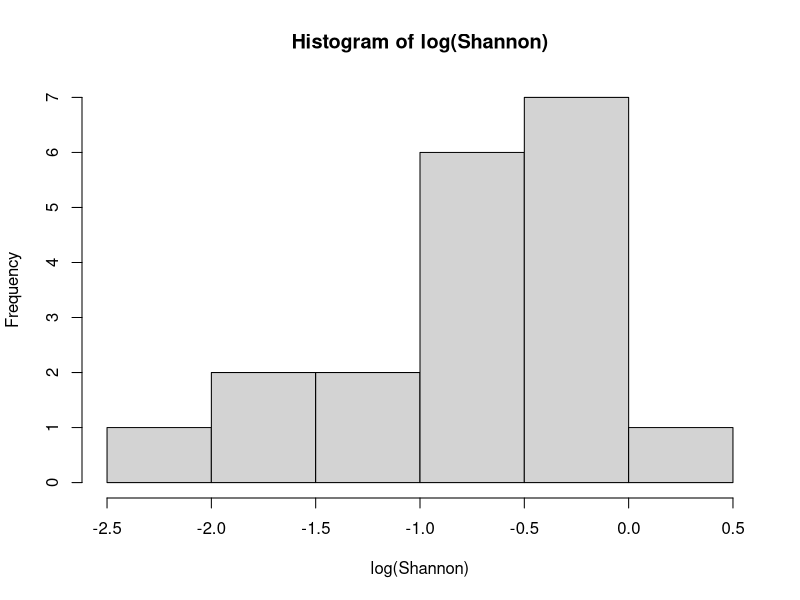
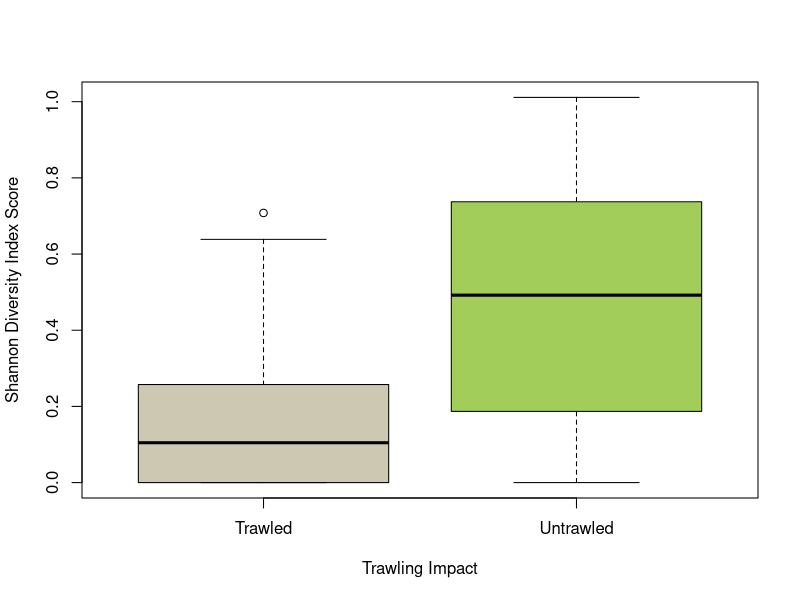
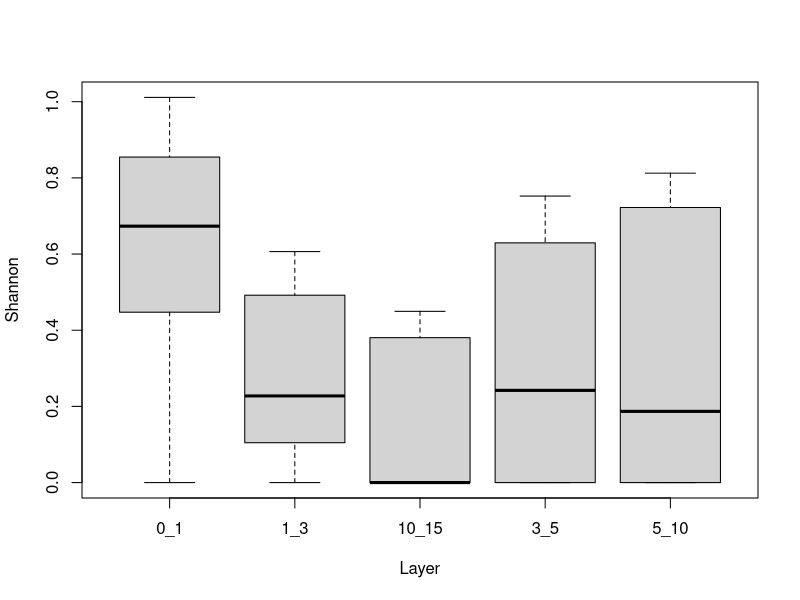
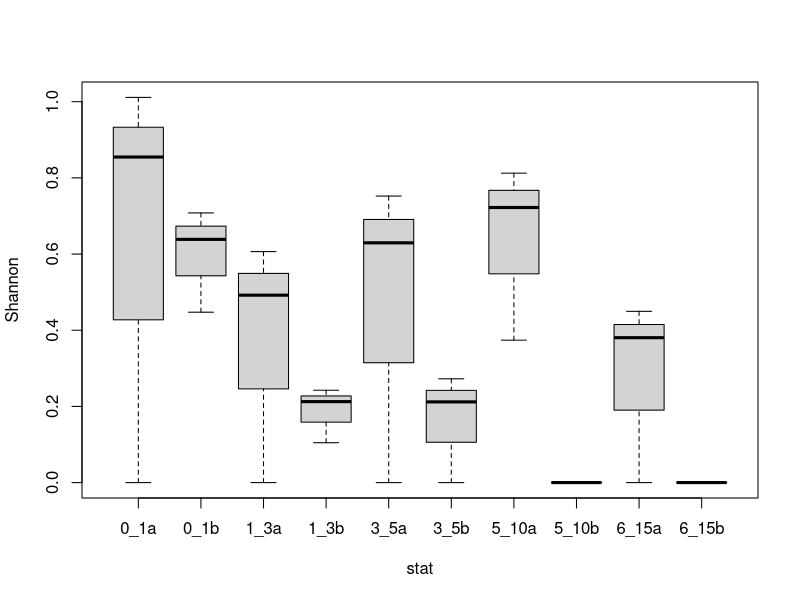
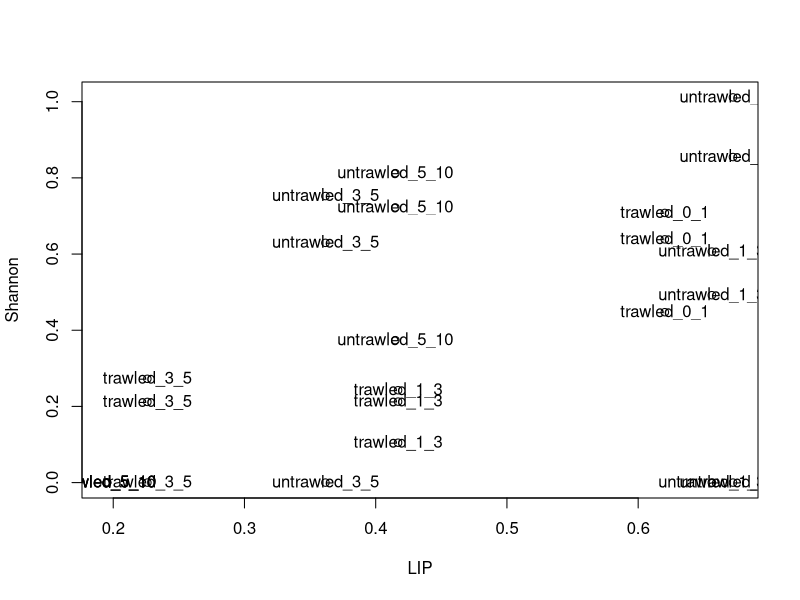
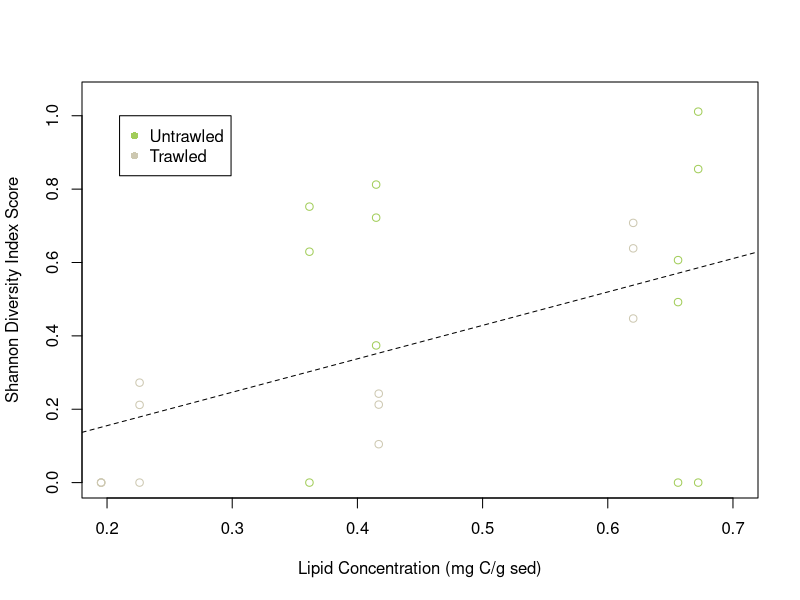

Source code (R) for these figures, in order: (Note: this script raises an error after producing the figures.)
library(ggplot2)
library(vegan)


#Minimum adequate models - all sediment layer depths but no organic matter - significant relationship between diversity scores and trawling impact
meiofauna_diversity<-read.table("meiofauna_diversity.txt", header=T)
meiofauna_diversity
attach(meiofauna_diversity)
names(meiofauna_diversity)
hist(log(Shannon))

logshannon<-log(Shannon)

Shannon_model<-lm(Shannon~Human_Impact*Layer)
Shannon_model
summary(Shannon_model)
Shannon_model2<-update(Shannon_model,~.-Human_Impact:Layer)
summary(Shannon_model2)
anova(Shannon_model,Shannon_model2)
Shannon_model3<-update(Shannon_model2,~.-Layer)
summary(Shannon_model3)
anova(Shannon_model2,Shannon_model3)
Shannon_model4<-update(Shannon_model2,~.-Human_Impact)
summary(Shannon_model4)
anova(Shannon_model2,Shannon_model4)
anova(Shannon_model,Shannon_model3)

boxplot(Shannon~Human_Impact, col=c("cornsilk3","darkolivegreen3"), xlab="Trawling Impact", ylab="Shannon Diversity Index Score")
boxplot(Shannon~Layer)

boxplot(Shannon~stat)

#data that excludes sediment layers 10-15cm due to lack of organic matter data
shannon_OMdiversity<-read.table("meiofauna_diversity_OM.txt", header=T)
shannon_OMdiversity
attach(shannon_OMdiversity)
names(shannon_OMdiversity)


#Minimum adequate model - significant relationship between lipid concentration and meiofauna diversity
ShannonOM_model1<-lm(Shannon~Human_Impact*Layer*PRT*CHO*LIP)
summary(ShannonOM_model1)
ShannonOM_model2<-update(ShannonOM_model1,.~.-Human_Impact:Layer:PRT:CHO:LIP)
summary(ShannonOM_model2)
anova(ShannonOM_model1,ShannonOM_model2)
ShannonOM_model3<-update(ShannonOM_model2,.~.-Layer:PRT:CHO:LIP)
summary(ShannonOM_model3)
anova(ShannonOM_model2,ShannonOM_model3)
ShannonOM_model4<-update(ShannonOM_model3,.~.-Human_Impact:PRT:CHO:LIP)
summary(ShannonOM_model4)
anova(ShannonOM_model3,ShannonOM_model4)
ShannonOM_model5<-update(ShannonOM_model4,.~.-Human_Impact:Layer:CHO:LIP)
summary(ShannonOM_model5)
anova(ShannonOM_model4,ShannonOM_model5)
ShannonOM_model6<-update(ShannonOM_model5,.~.-Human_Impact:Layer:PRT:LIP)
summary(ShannonOM_model6)
anova(ShannonOM_model5,ShannonOM_model6)
ShannonOM_model7<-update(ShannonOM_model6,.~.-Human_Impact:Layer:PRT:CHO)
summary(ShannonOM_model7)
anova(ShannonOM_model6,ShannonOM_model7)
ShannonOM_model8<-update(ShannonOM_model7,.~.-PRT:CHO:LIP)
summary(ShannonOM_model8)
anova(ShannonOM_model7,ShannonOM_model8)
ShannonOM_model9<-update(ShannonOM_model8,.~.-Layer:CHO:LIP)
summary(ShannonOM_model9)
anova(ShannonOM_model8,ShannonOM_model9)
ShannonOM_model10<-update(ShannonOM_model9,.~.-Human_Impact:CHO:LIP)
summary(ShannonOM_model10)
anova(ShannonOM_model9,ShannonOM_model10)
ShannonOM_model11<-update(ShannonOM_model10,.~.-Layer:PRT:LIP)
summary(ShannonOM_model11)
anova(ShannonOM_model10,ShannonOM_model11)
ShannonOM_model12<-update(ShannonOM_model11,.~.-Human_Impact:PRT:LIP)
summary(ShannonOM_model12)
anova(ShannonOM_model11,ShannonOM_model12)
ShannonOM_model13<-update(ShannonOM_model12,.~.-Human_Impact:Layer:LIP)
summary(ShannonOM_model13)
anova(ShannonOM_model12,ShannonOM_model13)
ShannonOM_model14<-update(ShannonOM_model13,.~.-Layer:PRT:CHO)
summary(ShannonOM_model14)
anova(ShannonOM_model13,ShannonOM_model14)
ShannonOM_model15<-update(ShannonOM_model14,.~.-Human_Impact:PRT:CHO)
summary(ShannonOM_model15)
anova(ShannonOM_model14,ShannonOM_model15)
ShannonOM_model16<-update(ShannonOM_model15,.~.-Human_Impact:Layer:CHO)
summary(ShannonOM_model16)
anova(ShannonOM_model15,ShannonOM_model16)
ShannonOM_model17<-update(ShannonOM_model16,.~.-Human_Impact:Layer:PRT)
summary(ShannonOM_model17)
anova(ShannonOM_model16,ShannonOM_model17)
ShannonOM_model18<-update(ShannonOM_model17,.~.-CHO:LIP)
summary(ShannonOM_model18)
anova(ShannonOM_model17,ShannonOM_model18)
ShannonOM_model19<-update(ShannonOM_model18,.~.-LIP:PRT)
summary(ShannonOM_model19)
anova(ShannonOM_model18,ShannonOM_model19)
ShannonOM_model20<-update(ShannonOM_model19,.~.-Layer:LIP)
summary(ShannonOM_model20)
anova(ShannonOM_model19,ShannonOM_model20)
ShannonOM_model21<-update(ShannonOM_model20,.~.-Human_Impact:LIP)
summary(ShannonOM_model21)
anova(ShannonOM_model20,ShannonOM_model21)
ShannonOM_model22<-update(ShannonOM_model21,.~.-PRT:CHO)
summary(ShannonOM_model22)
anova(ShannonOM_model21,ShannonOM_model22)
ShannonOM_model23<-update(ShannonOM_model22,.~.-Layer:CHO)
summary(ShannonOM_model23)
anova(ShannonOM_model22,ShannonOM_model23)
ShannonOM_model24<-update(ShannonOM_model23,.~.-Human_Impact:CHO)
summary(ShannonOM_model24)
anova(ShannonOM_model23,ShannonOM_model24)
ShannonOM_model25<-update(ShannonOM_model24,.~.-Layer:PRT)
summary(ShannonOM_model25)
anova(ShannonOM_model24,ShannonOM_model25)
ShannonOM_model26<-update(ShannonOM_model25,.~.-Human_Impact:PRT)
summary(ShannonOM_model26)
anova(ShannonOM_model25,ShannonOM_model26)
ShannonOM_model27<-update(ShannonOM_model26,.~.-Human_Impact:Layer)
summary(ShannonOM_model27)
anova(ShannonOM_model26,ShannonOM_model27)
ShannonOM_model28<-update(ShannonOM_model27,.~.-PRT)
summary(ShannonOM_model28)
anova(ShannonOM_model27,ShannonOM_model28)
ShannonOM_model29<-update(ShannonOM_model28,.~.-Layer)
summary(ShannonOM_model29)
anova(ShannonOM_model28,ShannonOM_model29)
ShannonOM_model30<-update(ShannonOM_model29,.~.-CHO)
summary(ShannonOM_model30)
anova(ShannonOM_model29,ShannonOM_model30)
ShannonOM_model31<-update(ShannonOM_model30,.~.-Human_Impact)
summary(ShannonOM_model31)
anova(ShannonOM_model30,ShannonOM_model31)
anova(ShannonOM_model1,ShannonOM_model31)

plot(Shannon~LIP)
text(Shannon~LIP, labels=shannon_OMdiversity$sample_site)


LIP_plot_data<-read.table("meiofauna_diversity_OM_no10_15.txt", header=TRUE)
attach(LIP_plot_data)
names(LIP_plot_data)

plot(Shannon~LIP, ylim=c(0,1.05),xlim=c(0.2,0.7),col=LIP_plot_data$Colour, xlab="Lipid Concentration (mg C/g sed)", ylab="Shannon Diversity Index Score")
abline(ShannonOM_model31, lty=2)
legend(0.21,1, legend=c("Untrawled", "Trawled"), col=c("darkolivegreen3","cornsilk3"), pch=16, cex=1)
arrows(LIP, Shannon-Lower, LIP,Shannon+Upper, length=0.05, angle=90, code=3)
points(Shannon~LIP, ylim=c(0,1.05),col=LIP_plot_data$Colour, pch=16, cex=1.5)



#nMDS plots
MDS_plot<-read.table("meiofaunaMDS.txt", header=T)
OTU_MDS<-MDS_plot[4:8]
OTU_MDS.mds <- metaMDS(comm = OTU_MDS, k=3,distance = "bray", trace = FALSE, autotransform = FALSE)
MDS_xy <- data.frame(OTU_MDS.mds$points)
MDS_xy$Condition <- MDS_plot$Human_Impact
MDS_xy$Layer <- MDS_plot$Layer
MDS_xy$Impact <- MDS_plot$Human_Impact
MDS_xy$Color <- MDS_plot$Color
plot(OTU_MDS.mds$points) 
plot(OTU_MDS.mds$points, col=c("cornsilk3","darkolivegreen3")[MDS_plot$Human_Impact],pch=c(16,17)[as.integer(MDS_plot$Human_Impact)],main="",cex=2.5,xlab="",ylab="")
ordispider(OTU_MDS.mds,MDS_plot$factor,
           lty=1,
           lwd=2,
           col=c("cornsilk3","darkolivegreen3","cornsilk3","darkolivegreen3","cornsilk3","darkolivegreen3","cornsilk3","darkolivegreen3","cornsilk3","darkolivegreen3"))
ordihull(OTU_MDS.mds,MDS_plot$factor,
         draw = "polygon",
         lty=0,
         col=c("cornsilk3","darkolivegreen3","cornsilk3","darkolivegreen3","cornsilk3","darkolivegreen3","cornsilk3","darkolivegreen3","cornsilk3","darkolivegreen3"))
text(OTU_MDS.mds, labels = MDS_plot$Layer, adj = c(0.5,0.5))

OTU_MDS.mds$stress

data.scores <- as.data.frame(scores(OTU_MDS.mds))  #Using the scores function from vegan to extract the site scores and convert to a data.frame
data.scores$site <- rownames(data.scores)  # create a column of site names, from the rownames of data.scores
data.scores$grp <- grp  #  add the grp variable created earlier
head(data.scores)  #look at the data


#Meiofauna abundance 
meio_abund<-read.table("meiofauna_abundance.txt", header=T)
attach(meio_abund)
names(meio_abund)


abund_stats<-lm(log(total_abund)~sample_site)
summary(abund_stats)
anova(abund_stats)
TukeyHSD(aov(log(total_abund)~sample_site))

hist(log(total_abund))

#permanovas
meio_perm<-read.table("meiofaunaMDS_adonis.txt", header=T)
attach(meio_perm)
names(meio_perm)

meio_perm_env<-read.table("meiofaunaMDS_adonis_env.txt", header=T)
attach(meio_perm_env)
names(meio_perm_env)

adonis<-adonis2(meio_perm ~ Human_Impact+Layer, data = meio_perm_env)
adonis


dis <- vegdist(meio_perm)
depth <- factor(c(rep(1,3), rep(2,3),rep(3,3),rep(4,3),rep(5,3),rep(6,3),rep(7,3),rep(8,3),rep(9,3),rep(10,3)), labels = c("I0-1","I1-3","I3-5","I5-10","I10-15","0-1","1-3","3-5","5-10","10-15"))
impact<- factor(c(rep(1,15), rep(2,15)), labels = c("Impacted","Pristine"))

meiodepthmod<-betadisper(dis,depth)
meioimpmod<-betadisper(dis,impact)
anova(meiodepthmod)
anova(meioimpmod)
plot(meioimpmod)
plot(meiodepthmod)

#BAR GRAPH
meiotax<-read.table("meiofaunastacked.txt",header=TRUE)
meiotax
names(meiotax)
attach(meiotax)

meiocbPalette <- c("royalblue1", "#FFCC66", "violetred2", "springgreen4", "#996633", "#99FFFF","#00CC99", "#CCFF33", "#CCCCCC")

Phylum <- factor(meiotax$phylum, levels = c("Amphipoda", "Gastroricha","Copepoda", "Polychaete", "Nematoda"))
Depth <- factor(meiotax$Site, levels = c("trawled_0_1", 
                                         "untrawled_0_1", 
                                         "trawled_1_3", 
                                         "untrawled_1_3", 
                                         "trawled_3_5", 
                                         "untrawled_3_5", 
                                         "trawled_5_10",
                                         "untrawled_5_10",
                                         "trawled_10_15",
                                         "untrawled_10_15"))

ggplot(meiotax, aes(fill=Phylum, y=Count, x=Depth)) + 
  geom_bar(stat="identity") + theme_classic()+
  scale_x_discrete(labels=c("Trawled \n 0 - 1", 
                            "Untrawled \n 0 - 1", 
                            "Trawled \n 1 - 3", 
                            "Untrawled \n 1 - 3", 
                            "Trawled \n 3 - 5", 
                            "Untrawled \n 3 - 5", 
                            "Trawled \n 5 - 10", 
                            "Untrawled \n 5 - 10",
                            "Trawled \n 10 - 15", 
                            "Untrawled \n 10 - 15"))+
  labs( x = "Sediment Layer (cm)", y = "Total Abundance")+
  scale_fill_manual(values=meiocbPalette)

